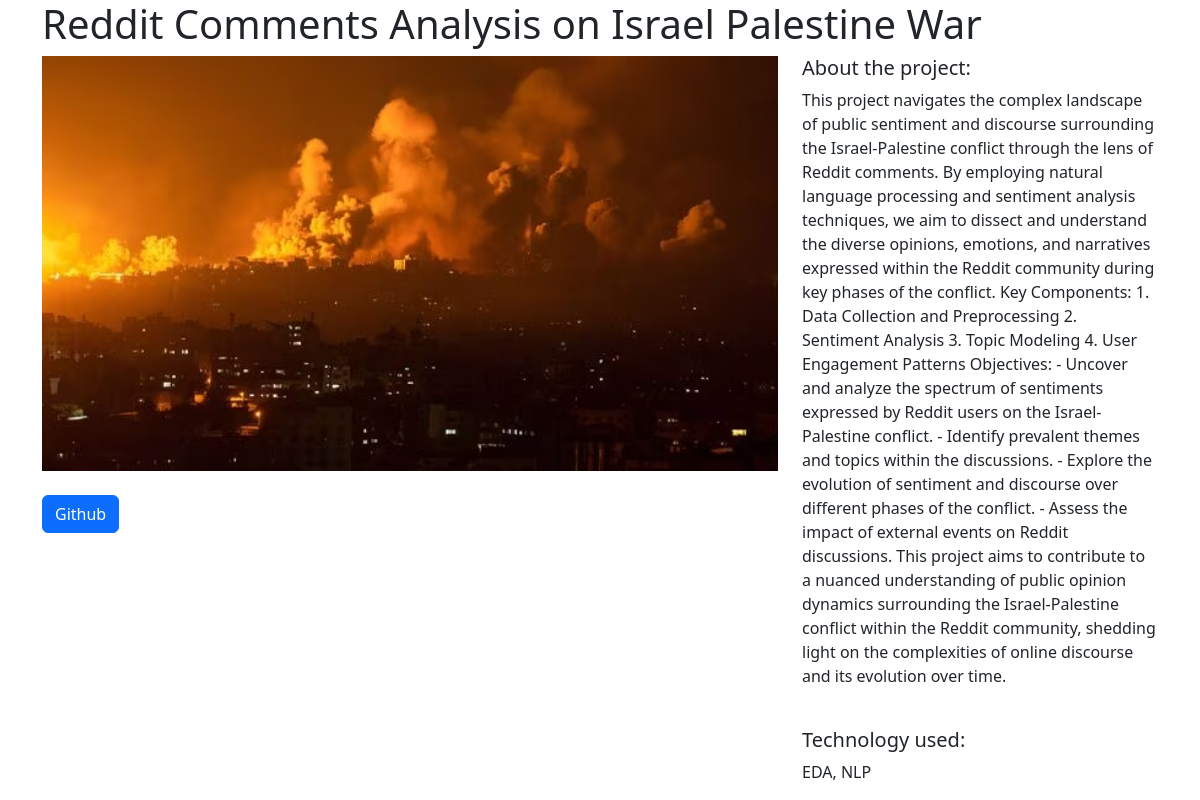
Page /2/ on the committed database.
### projectsapp/models.py (models this page shows)
class Project(models.Model):
    title = models.CharField(max_length=100)
    description = models.TextField()
    technology = models.CharField(max_length=20)
    image = models.FileField(upload_to="project_images/", blank=True)
    URL= models.URLField(max_length=200, default="https://github.com/DeepankTyagi2001?tab=repositories")

### projectsapp/views.py (the view)
# urls.py: path("<int:pk>/", views.project_detail, name="project_detail"),
def project_detail(request,pk):
    project= Project.objects.get(pk=pk)
    context= {
        "project": project
    }
    return render(request, 'projects/project_detail.html',context)

### projectsapp/templates/projects/project_detail.html
{% extends "base.html" %}
{% block page_content %}
<h1>{{ project.title }}</h1>
<div class="row">
    <div class="col-md-8">
        {% if project.image %}
            <img src="{{ project.image.url }}" width="100%">
        {% endif %}
    <br>
    <br>
        <a href={{project.URL}}
                   class="btn btn-primary">
                    Github
        </a>
    </div>
    <div class="col-md-4">
        <h5>About the project:</h5>
        <p>{{ project.description }}</p>
        <br>
        <h5>Technology used:</h5>
        <p>{{ project.technology }}</p>
    </div>
</div>
{% endblock page_content %}

### rows in the picture
Project: image (picture), description "This project navigates the complex landscape of public sentiment and discourse surrounding the Israel-Palestine conflict through the lens of Reddit comments. By employing natural language processing and sentiment analysis techniques, we aim to dissect and understand the diverse opinions, emotions, and narratives expressed within the Reddit community during key phases of the conflict. Key Components: 1. Data Collection and Preprocessing 2. Sentiment Analysis 3. Topic Modeling 4. User Engagement Patterns Objectives: - Uncover and analyze the spectrum of sentiments expressed by Reddit users on the Israel-Palestine conflict. - Identify prevalent themes and topics within the discussions. -…", technology "EDA, NLP"
